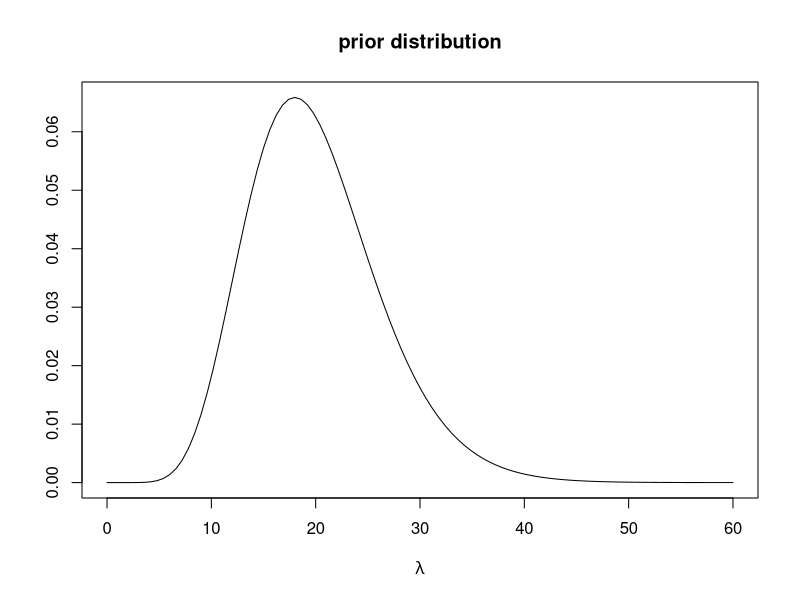
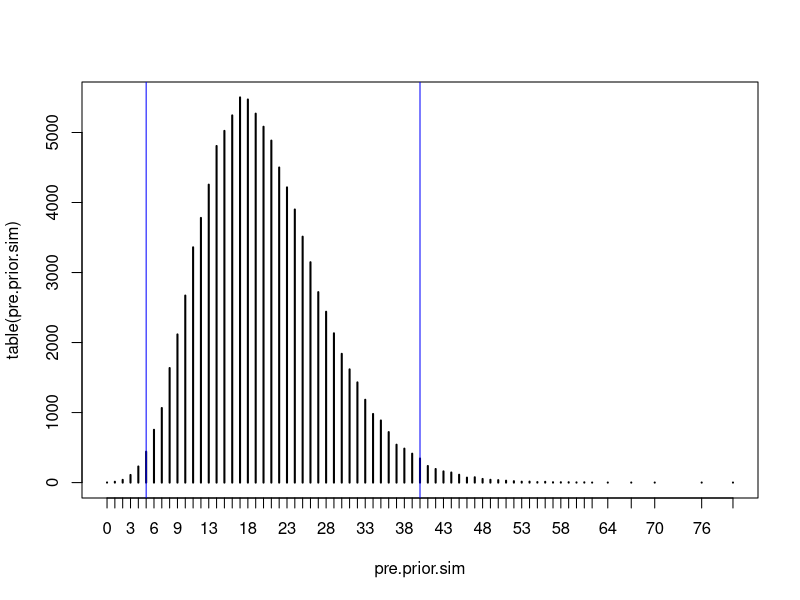
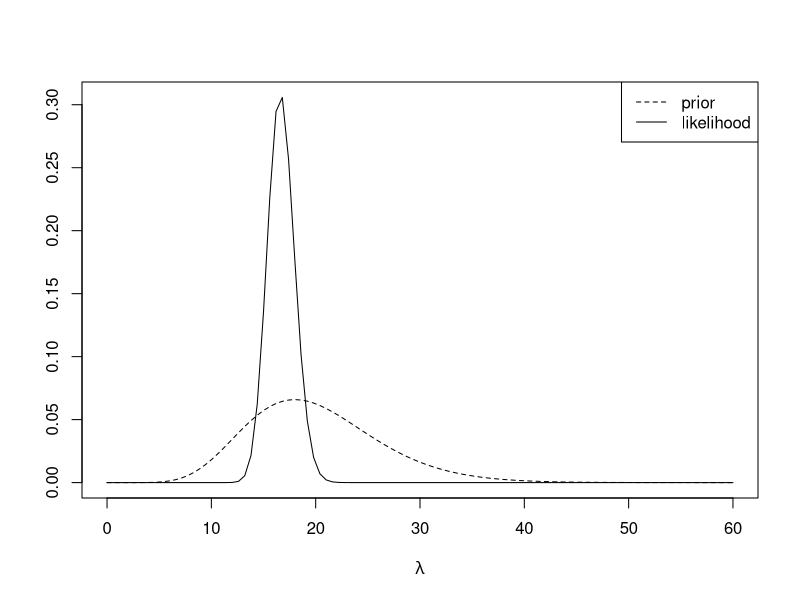
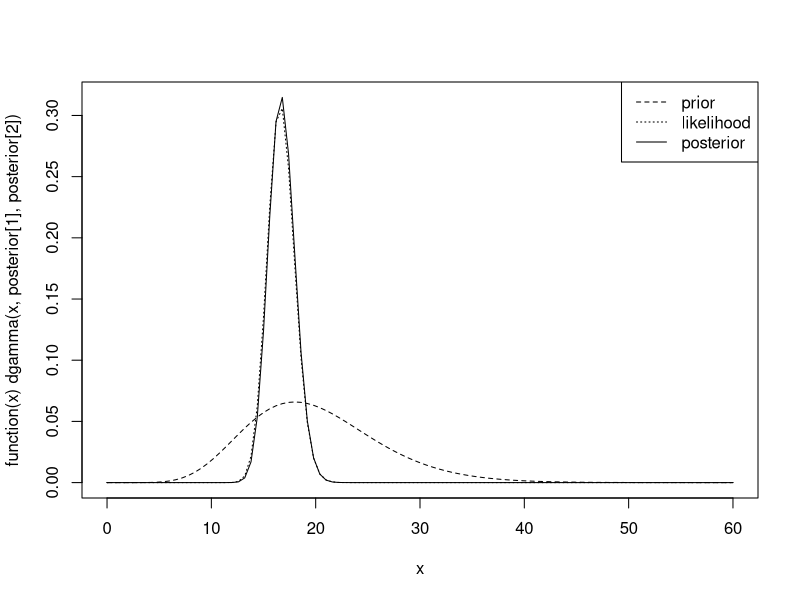
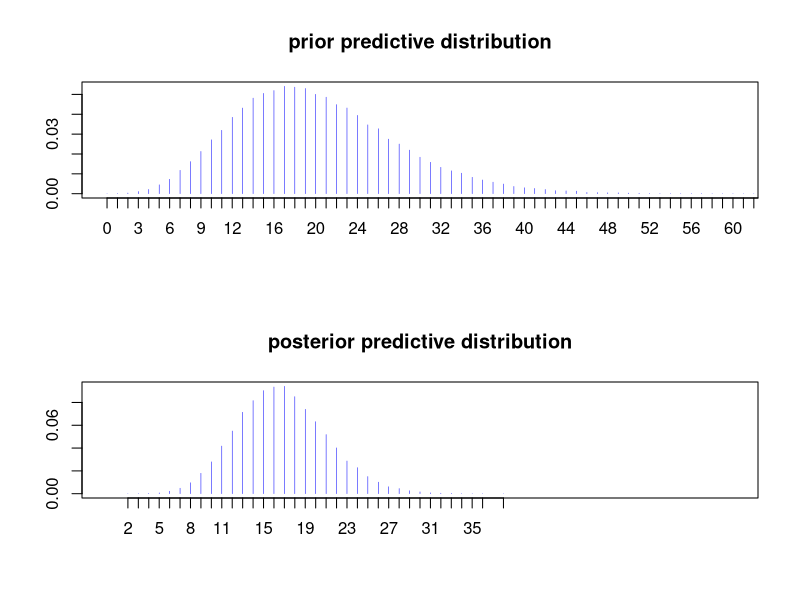

Source code (R) for these figures, in order:

####################  1.1 SEPIA  VERDA   ##############################

#####	prior distribution and prior predictive distribution


prior <- c(alpha = 10 , beta = 0.5)


plot(function(x)dgamma(x, prior[1], prior[2]), xlim=c(0,60), ylab="", xlab = expression(lambda))
title("prior distribution")


# simulated prior predictive distribution

M <- 100000
prior.sim <- rgamma(M, prior[1], prior[2])
pre.prior.sim <- rpois(M, prior.sim)

plot(table(pre.prior.sim))
abline(v=c(5,40), col="blue")

###### data

y <- c(21,17,17,19,16,18,15,10,17,16) 
n <- length(y)
n
y

####### standardaized likelihood function  

sd.like <- function(th) {
 (th^sum(y)*exp(-n*th))/integrate(function(th)(th^sum(y)*exp(-n*th)), lower = 0, upper = 50)$value
}


par(mfrow=c(1, 1))
plot(function(x)sd.like(x), xlim=c(0,60), ylab="", xlab = expression(lambda))
 plot(function(x)dgamma(x, prior[1], prior[2]), xlim=c(0,60), add=T, lty=2)
 legend("topright", c("prior", "likelihood"), lty = c(2,1))



#########  posterior distribution


posterior <- c(a = prior[1] + sum(y) , b = prior[2] + n )



# prior, likelihood and posterior

plot(function(x)dgamma(x, posterior[1], posterior[2]), xlim=c(0,60), lty=1)
 plot(function(x)sd.like(x), xlim=c(0,60), ylab="", xlab = expression(lambda), add=T, lty=3)
 plot(function(x)dgamma(x, prior[1], prior[2]), xlim=c(0,60), add=T, lty=2)
 legend("topright",  c("prior", "likelihood", "posterior"), lty = c(2,3,1))



#  summary results

results <- matrix(nrow = 7, ncol = 2)

colnames(results ) <- c('prior', 'posterior')
rownames(results ) <- c('alpha', 'beta', 'mean', 'variance', '2,5%', 'median', '97.5%')

results [1:2, 1] <- prior
results [3, 1] <- prior[1]/prior[2]
results [4, 1] <- prior[1]/prior[2]^2
results [5, 1] <- qgamma(0.025, shape = prior[1], prior[2])
results [6, 1] <- qgamma(0.5, shape = prior[1], prior[2])
results [7, 1] <- qgamma(0.975, shape = prior[1], prior[2])

results [1:2, 2] <- posterior
results [3, 2] <- posterior[1]/posterior[2]
results [4, 2] <- posterior[1]/posterior[2]^2
results [5, 2] <- qgamma(0.025, shape = posterior[1], posterior[2])
results [6, 2] <- qgamma(0.5, shape = posterior[1], posterior[2])
results [7, 2] <- qgamma(0.975, shape = posterior[1], posterior[2])

round(results , 3)



#  priror and posterior predictive distribution

par(mfrow=c(2,1)) 

M <- 100000

prior.sim <- rgamma(M, prior[1], prior[2])
pre.prior.sim <- rpois(M, prior.sim)

post.sim <- rgamma(M, shape = posterior[1], posterior[2])
post.pre.sim <- rpois(M, post.sim)

plot(table(pre.prior.sim)/M, ty="h", xlim=c(0, 60), ylab = "", xlab = "",  col="blue", lwd=0.5)
 title("prior predictive distribution")

plot(table(post.pre.sim)/M, ty="h", xlim=c(0, 60), ylab = "", xlab = "",  col="blue", lwd=0.5)
title("posterior predictive distribution")

sum(post.pre.sim<10)/M

O1 <- sum(post.pre.sim<15)/M
O3 <- sum(post.pre.sim>24)/M
O2 <- 1 - O1 - O3

O1;O2;O3


